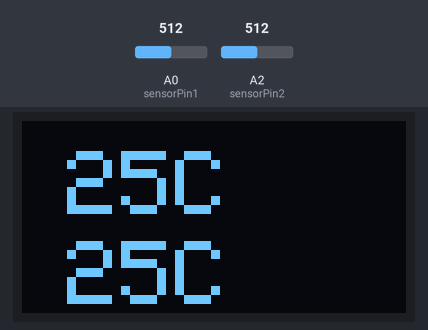
Simulated run of this sketch. Board: Arduino MKR. Parts: 128×64 one-colour display. The test bench sets the inputs (shaded band); at power-on: A0 (sensorPin1) = 512, A2 (sensorPin2) = 512 (analog values on the 0–1023 scale). WiFi joins after 1.5 s; servers stay silent unless stated; what the sketch prints to the serial monitor is not drawn.

Above: at 5.2 s.
5.3 s: A0 (sensorPin1) set to 716
At 6.35 s:
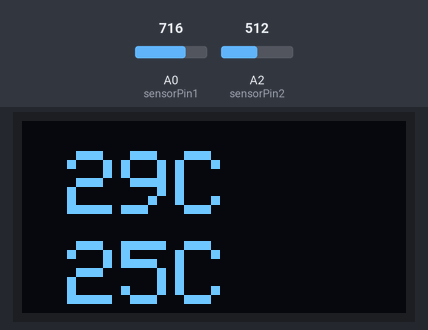
6.9 s: A2 (sensorPin2) set to 716
At 7.15 s:
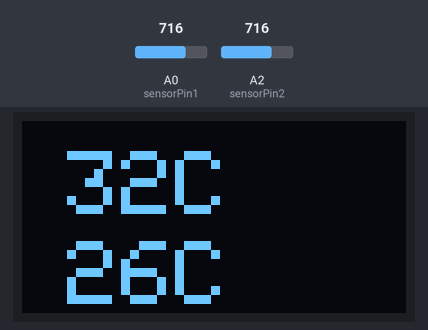
8.5 s: A0 (sensorPin1) set to 900
At 8.74 s:
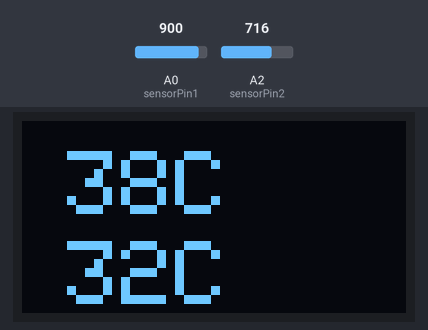
10.1 s: A2 (sensorPin2) set to 900
At 10.33 s:
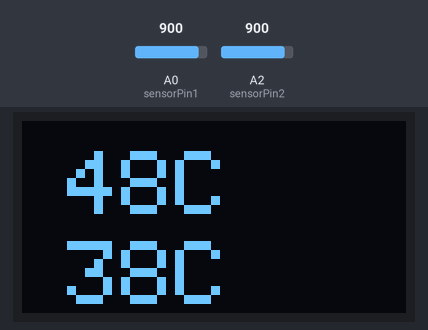
11.7 s: A0 (sensorPin1) set to 1023
At 11.92 s:
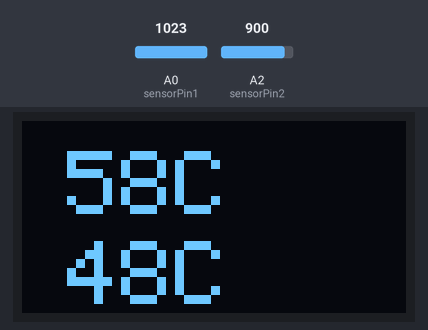
13.3 s: A2 (sensorPin2) set to 1023
At 13.51 s:
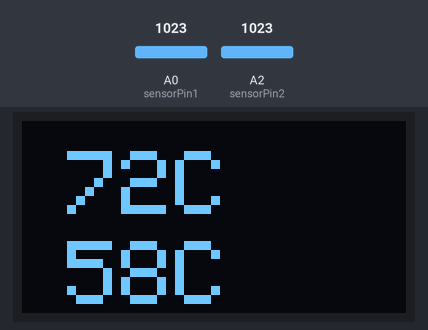
Timing chart, 0 to 15.9 s (numbered marks = the images above; inputs shaded):
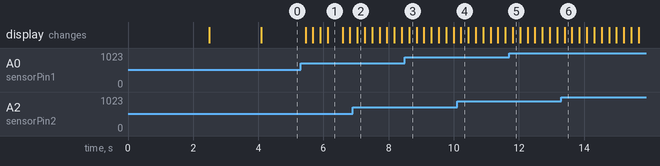

Measured:
- after the input at 5.3 s, the display: first changes after 0.15 s (image 1 shows a later state)
- what the display in image 1 shows lasts 0.5 s, from 6.1 s to 6.6 s

The sketch:

Thermistor_Steinhart_Industrial_IOT_jan31a.ino
```cpp
#include "arduino_secrets.h"
/*
  Arduino IoT Cloud Variables description

  The following variables are automatically generated and updated when changes are made to the Thing

  int Steinhart_Temp1;
  int Steinhart_Temp2;

  Variables which are marked as READ/WRITE in the Cloud Thing will also have functions
  which are called when their values are changed from the Dashboard.
  These functions are generated with the Thing and added at the end of this sketch.
*/

#include "thingProperties.h"
#include <Wire.h>  // I2C bus OLED communication support
#include <Adafruit_GFX.h> // OLED graphics support
#include <Adafruit_SSD1306.h> // OLED display

#define SCREEN_WIDTH 128  // display width, in pixels
#define SCREEN_HEIGHT 64  // display height, in pixels
#define OLED_RESET -1 //Reset pin # (-1 if sharing Arduino reset pin)
#define SCREEN_ADDRESS 0x3D  // OLED

const int sensorPin1 = A0;
const int sensorPin2 = A2;

const float Rs1 = 9980.0;  // series resistor Ωohms (measured)
const float Rs2 = 9980.0;  // series resistor Ωohms (measured)
const float alpha = .95;   //data smoothing coefficient (0.0 - 1.0)

//Steinhart coefficients thermistor #1
const float A_1 = 8.756777012E-04, B_1 = 2.534289024E-04, C_1 = 1.845247963E-07;

//Steinhart coefficients thermistor #2
const float A_2 = 8.756777012E-04, B_2 = 2.534289024E-04, C_2 = 1.845247963E-07;

const float SSEC1 = 0.0; // steady-state error correction
const float SSEC2 = 0.0; // steady-state error correction

float Rt1;   // thermistor1 resistance Ωohms
float Rt2;  // thermistor2 resistance Ωohms
float filterVal_1 = 2048.0;  //set low-pass filter previous value
float filterVal_2 = 2048.0;  //set low-pass filter previous value

//float Steinhart_Temp1;  //calculated thermistor1 temperatureºC
//float Steinhart_Temp2; // calculated thermistor2 temperatureºC

Adafruit_SSD1306 display(SCREEN_WIDTH, SCREEN_HEIGHT, &Wire, OLED_RESET);

void setup() {
  // Initialize serial and wait for port to open:
  Serial.begin(115200);
  // This delay gives the chance to wait for a Serial Monitor without blocking if none is found
  delay(2500);

   //  SSD1306_SWITCHCAPVCC = generate display voltage from 3.3V internally
  if (!display.begin(SSD1306_SWITCHCAPVCC, SCREEN_ADDRESS)) {
    Serial.println(F("SSD1306 allocation failed"));
    while (1);  // Don't proceed, wait forever
  }
  display.clearDisplay();
  display.display();

  analogReadResolution(12); Serial.println(" 12-bit read resolution set ");


  // Defined in thingProperties.h
  initProperties();

  // Connect to Arduino IoT Cloud
  ArduinoCloud.begin(ArduinoIoTPreferredConnection);

  /*
     The following function allows you to obtain more information
     related to the state of network and IoT Cloud connection and errors
     the higher number the more granular information you’ll get.
     The default is 0 (only errors).
     Maximum is 4
 */
  setDebugMessageLevel(2);
  ArduinoCloud.printDebugInfo();
}

void loop() {
  ArduinoCloud.update();

  readThermistors(); // read resistance (Ω-ohms) from both termistors

  // -- Steinhart Equation -- get temperatures from thermistors
  Steinhart_Temp1 = (pow(A_1 + B_1 * log(Rt1) + C_1 * pow(log(Rt1), 3), -1) - 273.15) + SSEC1;
  Steinhart_Temp2 = (pow(A_2 + B_2 * log(Rt2) + C_2 * pow(log(Rt2), 3), -1) - 273.15) + SSEC2;

  updateMonitor(); // display temperature/resistance on serial monitor

  updateOLED(); //display temperatures on Oled display

  delay(200);
}

void readThermistors() {
  float adcVal_1 = (float)analogRead(sensorPin1);
  filterVal_1 = (alpha * filterVal_1) + ((1.0 - alpha) * adcVal_1); //Low-Pass Filter/data smoothing
  Rt1 = Rs1 * ((4095.0 / filterVal_1) - 1.0); //calculate thermistor resistance Ω-ohms

  float adcVal_2 = (float)analogRead(sensorPin2);
  filterVal_2 = (alpha * filterVal_2) + ((1.0 - alpha) * adcVal_2); //Low-Pass Filter/data smoothing
  Rt2 = Rs2 * ((4095.0 / filterVal_2) - 1.0); //calculate thermistor resistance Ω-ohms
}

void updateMonitor() {
  Serial.print("#T1  " + String(Steinhart_Temp1, 1) + "ºC");
  Serial.print("  " + String(Rt1, 0) + " Ω");
  Serial.print ("  filterVal_1: " + String(filterVal_1, 1));
  Serial.println();
  Serial.print("#T2  " + String(Steinhart_Temp2, 1) + "ºC  " );
  Serial.print ( String(Rt2, 0) + " Ω");
  Serial.println ("  filterVal_2: " + String(filterVal_2, 1));
  Serial.println("===========================================");
}

void updateOLED() {
  display.clearDisplay();
  display.setTextSize(3);
  display.setTextColor(WHITE);

  display.setCursor(15, 10);
  display.print(Steinhart_Temp1, 1);
  display.print("C");

  display.setCursor(15, 40);
  display.print(Steinhart_Temp2, 1);
  display.print("C");
  display.display();
}
```

arduino_secrets.h
```cpp
#define SECRET_OPTIONAL_PASS ""
#define SECRET_SSID ""
```

thingProperties.h
```cpp
// Code generated by Arduino IoT Cloud, DO NOT EDIT.

#include <ArduinoIoTCloud.h>
#include <Arduino_ConnectionHandler.h>

const char SSID[]     = SECRET_SSID;    // Network SSID (name)
const char PASS[]     = SECRET_OPTIONAL_PASS;    // Network password (use for WPA, or use as key for WEP)


int Steinhart_Temp1;
int Steinhart_Temp2;

void initProperties(){

  ArduinoCloud.addProperty(Steinhart_Temp1, READ, 60 * SECONDS, NULL);
  ArduinoCloud.addProperty(Steinhart_Temp2, READ, 60 * SECONDS, NULL);

}

WiFiConnectionHandler ArduinoIoTPreferredConnection(SSID, PASS);
```
